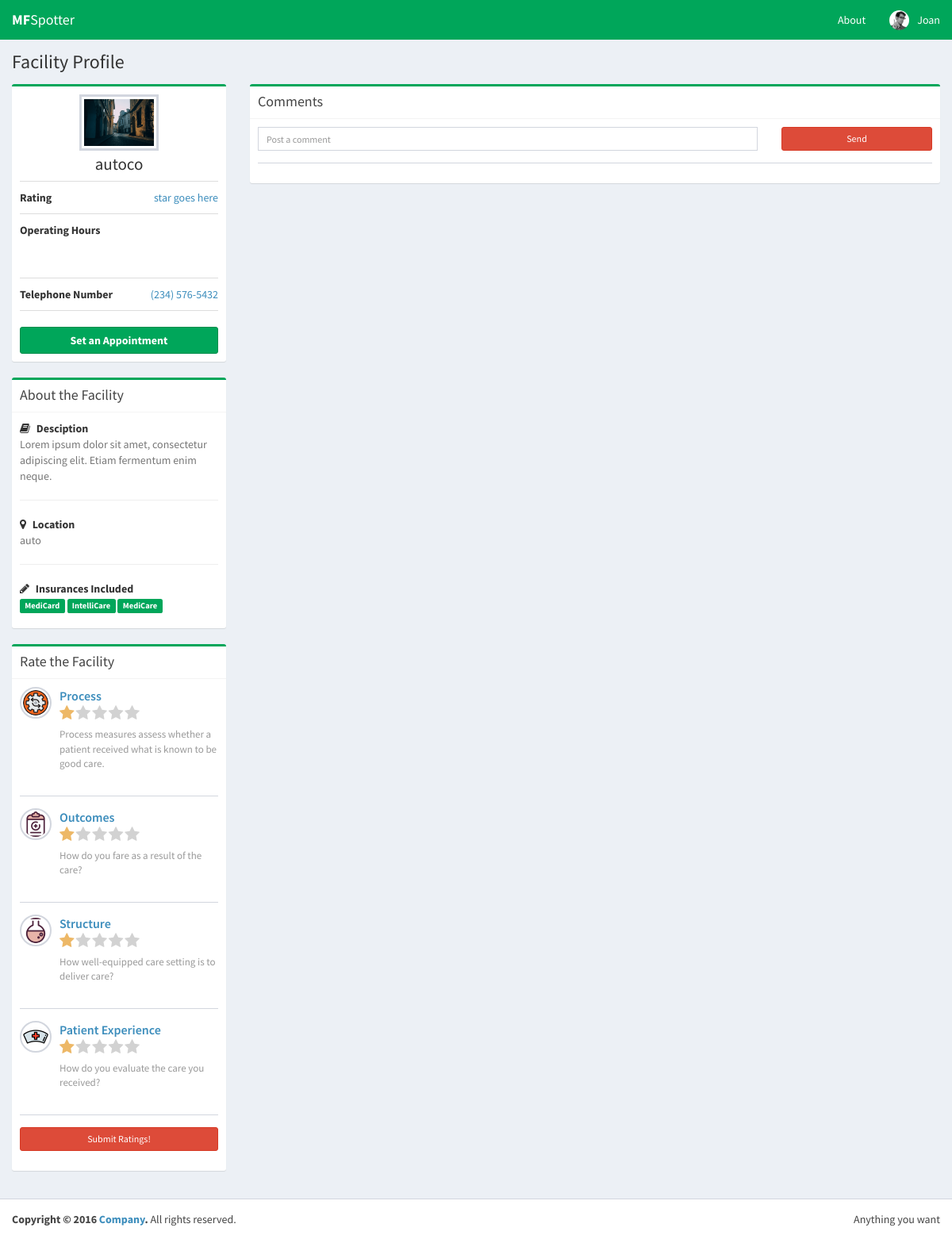
Before: /facilityProfile.php?id=13 (signed in) with the older database file.
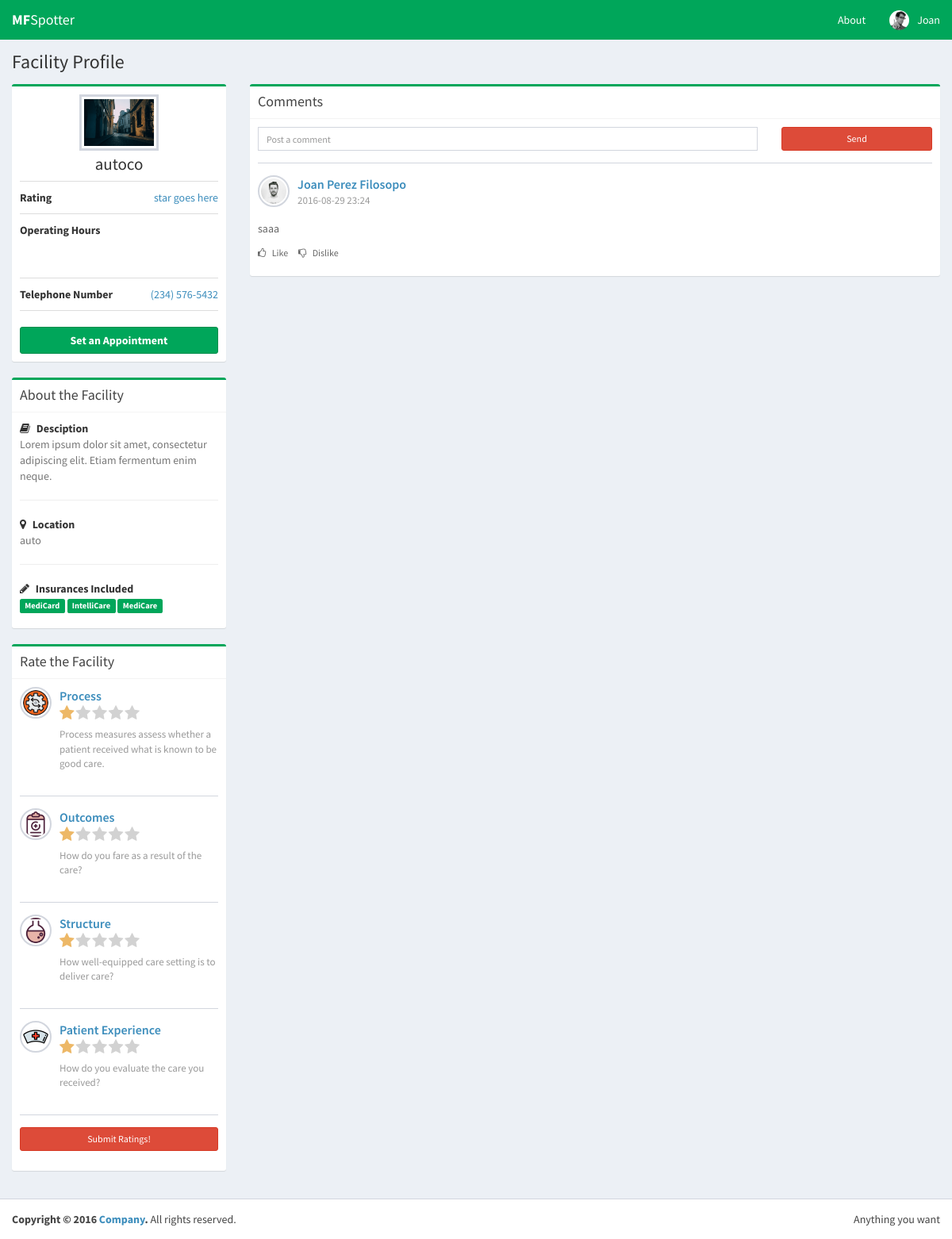
After: the same page with the newer database file.
### tables this page shows
CREATE TABLE IF NOT EXISTS `facility` (
  `facilityID` int(4) NOT NULL AUTO_INCREMENT,
  `facilityName` varchar(50) NOT NULL,
  `telephoneNumber` text NOT NULL,
  `longhitude` double DEFAULT NULL,
  `latitude` double DEFAULT NULL,
  `address` varchar(40) NOT NULL,
  `facilityPicture` blob NOT NULL,
  PRIMARY KEY (`facilityID`)
);

CREATE TABLE IF NOT EXISTS `comment` (
  `commentID` int(11) NOT NULL AUTO_INCREMENT,
  `userID` int(11) NOT NULL,
  `facilityID` int(11) NOT NULL,
  `comment` varchar(500) NOT NULL,
  `dateRated` datetime NOT NULL,
  PRIMARY KEY (`commentID`)
);

### facilityProfile.php (the view, shortened to what this page needs)
<?php
  $facility_id = $_GET["id"];
  $username="root";
  $password="usbw";
  $database="mfspotter";
  $connect = mysqli_connect("localhost", $username, $password, $database);
  $query = "SELECT * FROM `facility` WHERE facilityID = " . $facility_id . " ";
  $result = mysqli_query($connect, $query);
  if(mysqli_num_rows($result) > 0)
  {
    while($row = mysqli_fetch_array($result))
    {
      $facility_name = $row['facilityName'];
      $facility_tel = $row['telephoneNumber'];
      $facility_address = $row['address'];
    }
  }
  $query3 = "SELECT * FROM insurances WHERE insurancesID IN ( SELECT insurancesID FROM insurancescovered WHERE facilityID = " . $facility_id . " )";
  $result3 = mysqli_query($connect, $query3);
  if(mysqli_num_rows($result3) > 0)
  {
    while($row3 = mysqli_fetch_array($result3))
    {
      $insurance_name[] = $row3['insuranceName'];
    }
  }
?>
<!DOCTYPE html>
<html>
<head>
  <link rel="stylesheet" href="bootstrap/css/bootstrap.min.css">
  <link rel="stylesheet" href="https://cdnjs.cloudflare.com/ajax/libs/font-awesome/4.5.0/css/font-awesome.min.css">
  <link rel="stylesheet" href="https://cdnjs.cloudflare.com/ajax/libs/ionicons/2.0.1/css/ionicons.min.css">
  <link rel="stylesheet" href="dist/css/AdminLTE.min.css">
  <link rel="stylesheet" href="dist/css/skins/_all-skins.min.css">
<link rel="stylesheet" href="http://maxcdn.bootstrapcdn.com/font-awesome/latest/css/font-awesome.min.css">
  <link rel="stylesheet" href="dist/themes/fontawesome-stars.css">
  <link rel="stylesheet" href="dist/themes/fontawesome-stars-o.css">
</head>
<body  class="hold-transition skin-green layout-top-nav">
<div class="wrapper">
   <header class="main-header">
    <nav class="navbar navbar-static-top">
      <div class="navbar-header">
        <a href="../mfspotter/Landing.html" class="navbar-brand"><b>MF</b>Spotter</a>
      </div>
        <div class="collapse navbar-collapse pull-right" id="navbar-collapse">
          <ul class="nav navbar-nav">
            <li><a href="#">About</a></li>
          <?php
            if(!(isset($_SESSION['username'])) && !(isset($_SESSION['password'])))
            {
              echo "<script>alert('Not Logged in!')</script>";
              redirect('login.php');
            }
            else
            {
              echo '<li class="dropdown user user-menu">
                    <a href="#" class="dropdown-toggle" data-toggle="dropdown">
                      <img src="dist/img/user2-160x160.jpg" class="user-image" alt="User Image">
                      <span class="hidden-xs">'.$_SESSION["firstname"].' '.$_SESSION["lastname"] .'</span>
                    </a>
                    <ul class="dropdown-menu">
                      <li class="user-header">
                        <img src="dist/img/user2-160x160.jpg" class="img-circle" alt="User Image">
                        <p>
                          Alexander Pierce
                          <small>'. $_SESSION["usertype"] .'</small>
                        </p>
                      </li>';
            }
          ?>
            </ul>
          </li>
        </ul>
      </div>
    </nav>
  </header>
  <div class="content-wrapper">
      <section class="content-header">
        <h1>
          Facility Profile
        </h1>
      </section>
      <section class="content">
        <div class="row">
        <div class="col-md-3">
          <div class="box box-primary box-success">
            <div class="box-body box-profile">
              <img class="profile-user-img img-responsive" src="../mfspotter/dist/img/photo1.png" alt="User profile picture">
              <h3 class="profile-username text-center"><?php echo $facility_name ?></h3>
              <ul class="list-group list-group-unbordered">
                <li class="list-group-item">
                  <b>Rating</b> <a class="pull-right">star goes here</a>
                </li>
                <li class="list-group-item">
                  <b>Operating Hours</b>
                </li>
                <li class="list-group-item">
                  <b>Telephone Number</b> <a class="pull-right"><?php echo $facility_tel ?></a>
                </li>
              </ul>
              <a href="#" class="btn btn-success btn-block"><b>Set an Appointment</b></a>
            </div>
          </div>
          <div class="box box-primary box-success">
            <div class="box-header with-border">
              <h3 class="box-title">About the Facility</h3>
            </div>
            <div class="box-body">
              <strong><i class="fa fa-book margin-r-5"></i> Desciption</strong>
              <p class="text-muted">
               Lorem ipsum dolor sit amet, consectetur adipiscing elit. Etiam fermentum enim neque.
              </p>
              <hr>
              <strong><i class="fa fa-map-marker margin-r-5"></i> Location</strong>
              <p class="text-muted"><?php echo $facility_address ?></p>
              <hr>
              <strong><i class="fa fa-pencil margin-r-5"></i> Insurances Included</strong>
              <p>
                <?php
                  foreach($insurance_name as $i)
                  {
                    echo '<span class="label label-success">'. $i .'</span> ';
                  }
                ?>
              </p>
            </div>
          </div>
        <form name = "addRating" enctype="multipart/form-data" role="form" method="post" data-toggle="validator">
          <div class="box box-primary box-success">
            <div class="box-header with-border">
              <h3 class="box-title">Rate the Facility</h3>
            </div>
            <div class="box-body">
                <div class="post">
                  <div class="user-block">
                    <img class="img-circle img-bordered-sm" src="../mfspotter/dist/img/process.png" alt="user image">
                        <span class="username">
                          <a href="#">Process</a>
                        </span>
                          <span class="username">
                              <div class="stars stars-example-fontawesome">
                              </div>
                          </span>
                    <span class="description">Process measures assess whether a patient received what is known to be good care.
                    </span>
                  </div>
                </div>
                <div class="post">
                  <div class="user-block">
                    <img class="img-circle img-bordered-sm" src="../mfspotter/dist/img/medical-result.png" alt="user image">
                        <span class="username">
                          <a href="#">Outcomes</a>
                        </span>
                        <span class="username">
                          <div class="stars stars-example-fontawesome">
                            </div>
                        </span>
                    <span class="description">How do you fare as a result of the care?</span>
                  </div>
                </div>
                <div class="post">
                  <div class="user-block">
                    <img class="img-circle img-bordered-sm" src="../mfspotter/dist/img/flask.png" alt="user image">
                        <span class="username">
                          <a href="#">Structure</a>
                        </span>
                        <span class="username">
                         <div class="stars stars-example-fontawesome">
                          </div>
                        </span>
                    <span class="description">How well-equipped care setting is to deliver care?</span>
                  </div>
                </div>
                <div class="post">
                  <div class="user-block">
                    <img class="img-circle img-bordered-sm" src="/mfspotter/dist/img/nurse.png" alt="user image">
                        <span class="username">
                          <a href="#">Patient Experience</a>
                        </span>
                        <span class="username">
                         <div class="stars stars-example-fontawesome">
                          </div>
                        </span>
                    <span class="description">How do you evaluate the care you received?</span>
                  </div>
                </div>
                <div class="post">
                  <div class="user-block">
                    <button type="submit" class="btn btn-danger pull-right btn-block btn-sm" >Submit Ratings!</button>
                  </div>
                </div>
            </div>
          </div>
        </div>
        <div class="col-md-9">
          <div class="box box-primary box-success">
            <div class="box-header with-border">
              <h3 class="box-title">Comments</h3>
            </div>
            <div class="box-body">
              <div class="post">
                  <form class="form-horizontal" method='post' action="" onsubmit="return post();">
                    <div class="form-group margin-bottom-none">
                      <div class="col-sm-9">
                        <input class="form-control input-sm" id="comment" placeholder="Post a comment">
                      </div>
                      <div class="col-sm-3">
                        <button type="submit" class="btn btn-danger pull-right btn-block btn-sm">Send</button>
                      </div>
                    </div>
                  </form>
                </div>
                <div id = "all_comments">
                <?php
                  $query4 = "SELECT commentID, comment, firstName, middleName, lastName,  DATE_FORMAT( dateRated,  '%Y-%m-%d %H:%i' ) AS dateRated FROM comment c, user u WHERE c.userID = u.userID AND facilityID = " . $facility_id . " ORDER BY dateRated DESC";
                  $result4 = mysqli_query($connect, $query4);
                  if(mysqli_num_rows($result4) > 0)
                  {
                    while($row4 = mysqli_fetch_array($result4))
                    {
                      $name = implode(" ", array($row4['firstName'], $row4['middleName'], $row4['lastName']));
                      $comments[] = array($row4['comment'], $name, $row4['dateRated'], $row4['commentID']);
                    }
                  }
                  for($row = 0; $row < count($comments); $row++){
                  echo '
                  <div class="post">
                  <div class="user-block">
                    <img class="img-circle img-bordered-sm" src="/mfspotter/dist/img/user1-128x128.jpg" alt="user image">
                        <span class="username">
                          <a href="#">' . $comments[$row][1] . '</a>
                        </span>
                    <span class="description">' . $comments[$row][2] . '</span>
                  </div>
                  <p>' . $comments[$row][0] . '</p>
                  <div id = "totalvotes">
                    <ul class="list-inline">
                      <li><a href="#" class="link-black text-sm"><i class="fa fa-thumbs-o-up margin-r-5"></i> Like</a>
                      </li>
                      <li><a href="#" class="link-black text-sm"><i class="fa fa-thumbs-o-down margin-r-5"></i> Dislike</a>
                      </li>
                    </ul>
                  </div>
                </div>  ';
                  }
                ?>
                </div>
            </div>
          </div>
          </div>
        </div>
       </section>
  </div>
  <footer class="main-footer">
    <div class="pull-right hidden-xs">
      Anything you want
    </div>
    <strong>Copyright &copy; 2016 <a href="#">Company</a>.</strong> All rights reserved.
  </footer>
</body>
</html>

Changed rows visible on the page:
added comment: row "Joan Perez Filosopo", row "2016-08-29 23:24", comment "saaa"
